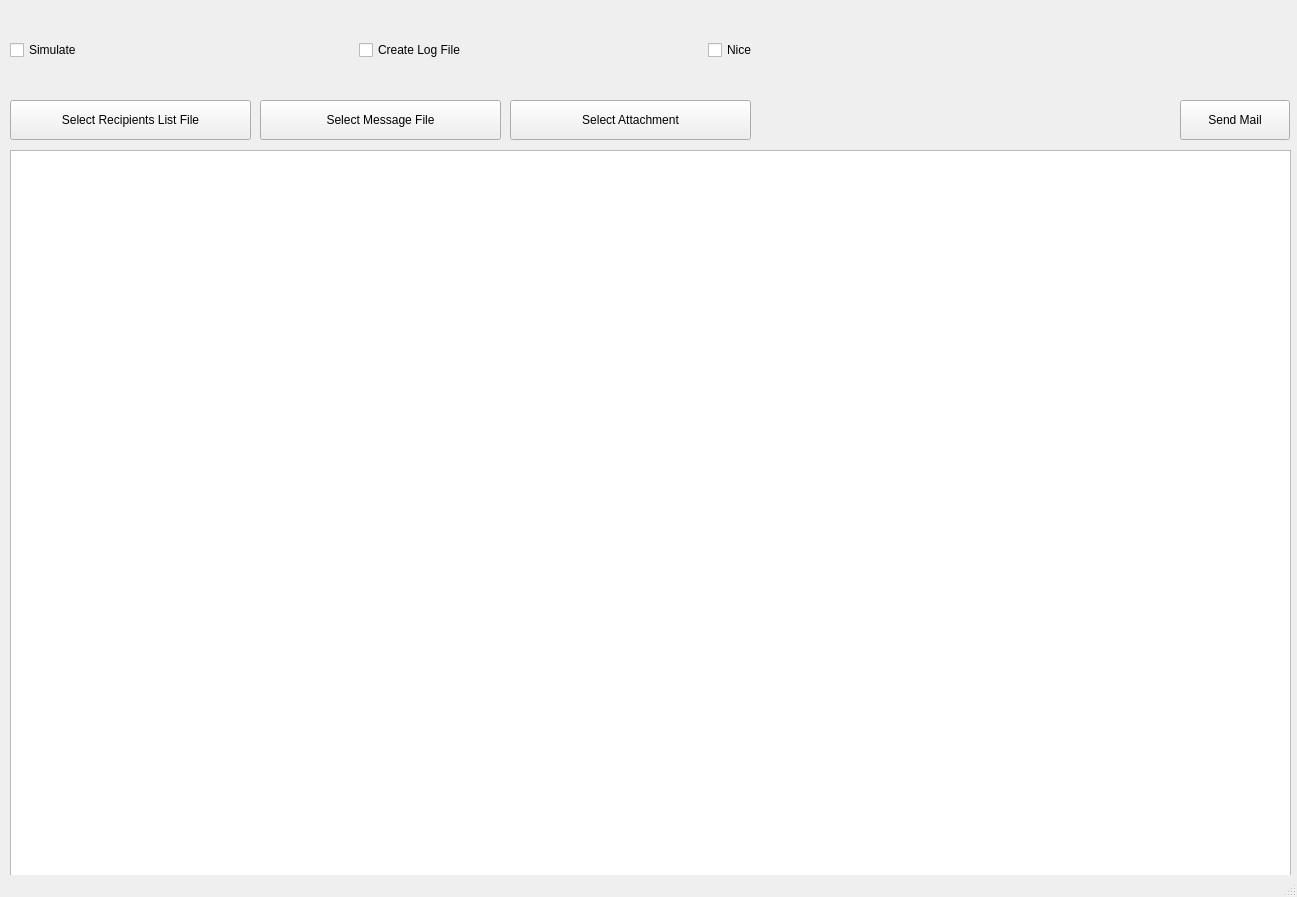
<?xml version="1.0" encoding="UTF-8"?>
<ui version="4.0">
 <class>MainWindow</class>
 <widget class="QMainWindow" name="MainWindow">
  <property name="geometry">
   <rect>
    <x>0</x>
    <y>0</y>
    <width>1297</width>
    <height>897</height>
   </rect>
  </property>
  <property name="windowTitle">
   <string>MainWindow</string>
  </property>
  <widget class="QWidget" name="centralwidget">
   <widget class="QWidget" name="horizontalLayoutWidget">
    <property name="geometry">
     <rect>
      <x>10</x>
      <y>10</y>
      <width>1041</width>
      <height>80</height>
     </rect>
    </property>
    <layout class="QHBoxLayout" name="horizontalLayout">
     <item>
      <widget class="QCheckBox" name="checkBox">
       <property name="text">
        <string>Simulate</string>
       </property>
      </widget>
     </item>
     <item>
      <widget class="QCheckBox" name="checkBox_2">
       <property name="text">
        <string>Create Log File</string>
       </property>
      </widget>
     </item>
     <item>
      <widget class="QCheckBox" name="checkBox_3">
       <property name="text">
        <string>Nice</string>
       </property>
      </widget>
     </item>
    </layout>
   </widget>
   <widget class="QPushButton" name="pushButton">
    <property name="geometry">
     <rect>
      <x>10</x>
      <y>100</y>
      <width>241</width>
      <height>40</height>
     </rect>
    </property>
    <property name="text">
     <string>Select Recipients List File</string>
    </property>
   </widget>
   <widget class="QPushButton" name="pushButton_2">
    <property name="geometry">
     <rect>
      <x>260</x>
      <y>100</y>
      <width>241</width>
      <height>40</height>
     </rect>
    </property>
    <property name="text">
     <string>Select Message File</string>
    </property>
   </widget>
   <widget class="QPushButton" name="pushButton_3">
    <property name="geometry">
     <rect>
      <x>1180</x>
      <y>100</y>
      <width>110</width>
      <height>40</height>
     </rect>
    </property>
    <property name="text">
     <string>Send Mail</string>
    </property>
   </widget>
   <widget class="QPlainTextEdit" name="plainTextEdit">
    <property name="geometry">
     <rect>
      <x>10</x>
      <y>150</y>
      <width>1281</width>
      <height>781</height>
     </rect>
    </property>
   </widget>
   <widget class="QPushButton" name="pushButton_4">
    <property name="geometry">
     <rect>
      <x>510</x>
      <y>100</y>
      <width>241</width>
      <height>40</height>
     </rect>
    </property>
    <property name="text">
     <string>Select Attachment</string>
    </property>
   </widget>
  </widget>
  <widget class="QStatusBar" name="statusbar"/>
 </widget>
 <resources/>
 <connections/>
</ui>
